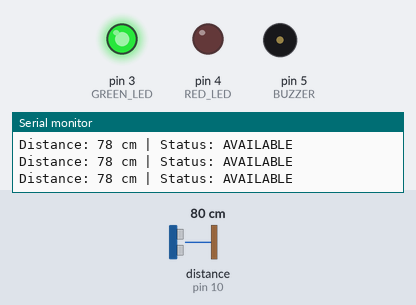
The sketch below on a simulated Arduino Uno, built with avr-gcc and run on an emulated ATmega328P. Shown: output pins drawn as LEDs (lit = HIGH), buzzer (waves = sounding), the last lines printed to the serial monitor. Wiring (inferred from the names in the program): ultrasonic range finder: trigger pin 9; echo pin 10. The inputs (shaded band) are chosen by the test bench; at power-on: distance to the obstacle (sensor on pin 10) 80 cm. The echo pulse lasts 58.3 µs per cm; pins used as bus, display or sensor lines are not drawn.

Above: at 1.2 s.
1.3 s: distance to the obstacle (sensor on pin 10) set to 57 cm
4.3 s: distance to the obstacle (sensor on pin 10) set to 49 cm
At 5.4 s:
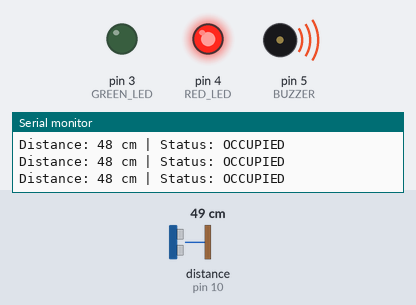
6.0 s: distance to the obstacle (sensor on pin 10) set to 60 cm
At 7.2 s:
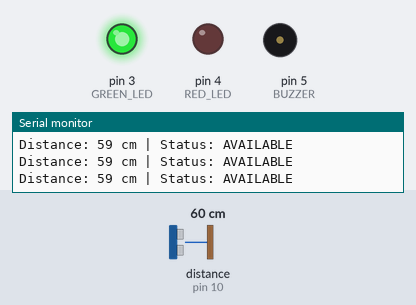
7.5 s: distance to the obstacle (sensor on pin 10) set to 2 cm
At 7.9 s:
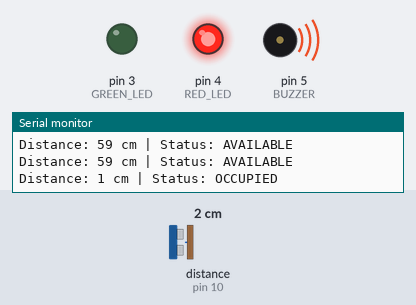
Timing chart, 0 to 10.1 s (numbered marks = the images above; inputs shaded):
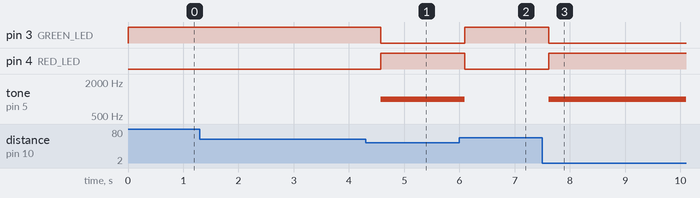

The sketch:

smart_parking.ino
```cpp
/*
 *This is a smart parking indicator that uses an ultrasonic sensor to detect if a parking bay is occupied or available. It controls two LEDs and a buzzer to indicate the status of the bay.
*/

#define TRIG_PIN   9
#define ECHO_PIN   10
#define GREEN_LED  3
#define RED_LED    4
#define BUZZER     5

#define OCCUPIED_THRESHOLD_CM  50      /* closer than this means a car is in the bay */
#define ECHO_TIMEOUT_US        30000UL /* stop waiting for an echo after about 5 m */
#define BUZZER_TONE_HZ         1000
#define LOOP_DELAY_MS          300

#define OCCUPIED   1
#define AVAILABLE  0
#define NO_ECHO    -1

/* Sends one ultrasonic pulse and converts the echo time into centimetres */
long read_distance_cm(void)
{
    unsigned long duration;

    digitalWrite(TRIG_PIN, LOW);
    delayMicroseconds(2);
    digitalWrite(TRIG_PIN, HIGH);
    delayMicroseconds(10);
    digitalWrite(TRIG_PIN, LOW);

    duration = pulseIn(ECHO_PIN, HIGH, ECHO_TIMEOUT_US);
    if (duration == 0) {
        return NO_ECHO; /* nothing in range */
    }
    /* sound travels at 0.034 cm per microsecond, and the pulse goes there and back */
    return (long) (duration * 0.034 / 2.0);
}

/* The occupancy rule in one place so it is easy to change. Returns 1 or 0. */
int is_occupied(long distance_cm)
{
    if (distance_cm > 0 && distance_cm <= OCCUPIED_THRESHOLD_CM) {
        return OCCUPIED;
    }
    return AVAILABLE;
}

/* Drives the three outputs from the decision */
void show_status(int occupied)
{
    if (occupied == OCCUPIED) {
        digitalWrite(RED_LED, HIGH);
        digitalWrite(GREEN_LED, LOW);
        tone(BUZZER, BUZZER_TONE_HZ);
    } else {
        digitalWrite(RED_LED, LOW);
        digitalWrite(GREEN_LED, HIGH);
        noTone(BUZZER);
    }
}

/* Prints one log line per reading so the behaviour can be checked in the serial monitor */
void log_reading(long distance_cm, int occupied)
{
    Serial.print("Distance: ");
    if (distance_cm == NO_ECHO) {
        Serial.print("out of range");
    } else {
        Serial.print(distance_cm);
        Serial.print(" cm");
    }
    Serial.print(" | Status: ");
    if (occupied == OCCUPIED) {
        Serial.println("OCCUPIED");
    } else {
        Serial.println("AVAILABLE");
    }
}

void setup(void)
{
    pinMode(TRIG_PIN, OUTPUT);
    pinMode(ECHO_PIN, INPUT);
    pinMode(GREEN_LED, OUTPUT);
    pinMode(RED_LED, OUTPUT);
    pinMode(BUZZER, OUTPUT);
    Serial.begin(9600);
    Serial.println("Smart parking indicator ready");
}

void loop(void)
{
    long distance = read_distance_cm();
    int occupied = is_occupied(distance);

    show_status(occupied);
    log_reading(distance, occupied);

    delay(LOOP_DELAY_MS);
}
```

Measured:
- the behaviour switches between 52 and 51 cm on distance to the obstacle (sensor on pin 10) (found by bisection; images 0 and 1)
- after the input at 4.3 s, pin 3 (GREEN_LED): HIGH → LOW after 0.27 s; pin 4 (RED_LED): LOW → HIGH after 0.27 s; tone on pin 5 (BUZZER): silent → 1000 Hz after 0.27 s
- after the input at 6.0 s, pin 3 (GREEN_LED): LOW → HIGH after 0.09 s; pin 4 (RED_LED): HIGH → LOW after 0.09 s; tone on pin 5 (BUZZER): 1000 Hz → silent after 0.09 s
- after the input at 7.5 s, pin 3 (GREEN_LED): HIGH → LOW after 0.11 s; pin 4 (RED_LED): LOW → HIGH after 0.11 s; tone on pin 5 (BUZZER): silent → 1000 Hz after 0.11 s
